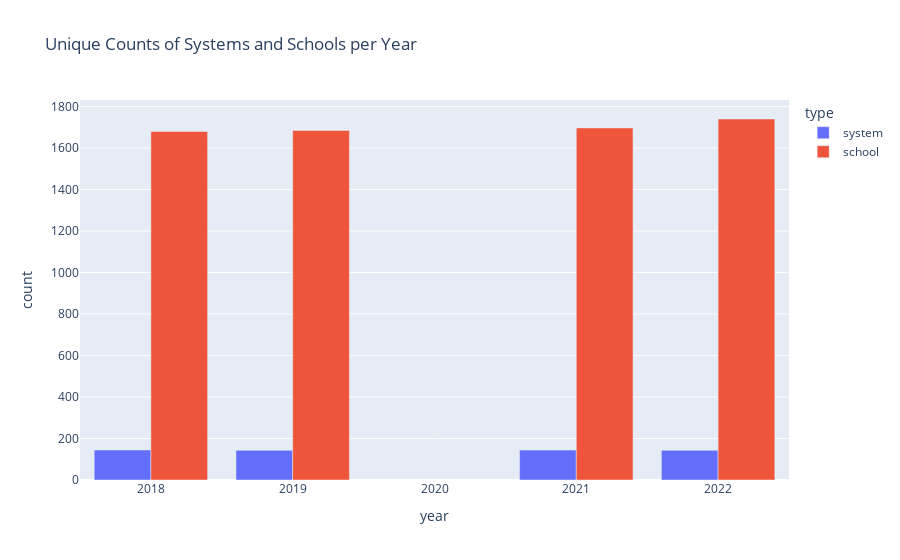

Source (notebook cell):
### Markdown cell above
### State-Wide District and School Counts

### Code cell
# Calculate the number of unique systems and schools in each year
unique_counts = assessments.groupby('year').agg({'system': pd.Series.nunique, 'school': pd.Series.nunique}).reset_index()

# Melt the DataFrame to get it in the right format for plotting
melted_counts = unique_counts.melt(id_vars='year', var_name='type', value_name='count')

# Create a bar chart with Plotly
fig = px.bar(melted_counts, x='year', y='count', color='type', barmode='group', title='Unique Counts of Systems and Schools per Year')

# Show the chart
fig.show()

### Figure 1 — Plotly figure (JSON) as saved in the notebook; plotly's stock layout.template omitted (floating-point values rounded to 4 significant figures)
{"data": [{"alignmentgroup": "True", "hovertemplate": "type=system<br>year=%{x}<br>count=%{y}<extra></extra>", "legendgroup": "system", "marker": {"color": "#636efa", "pattern": {"shape": ""}}, "name": "system", "offsetgroup": "system", "orientation": "v", "showlegend": true, "textposition": "auto", "type": "bar", "x": [2018, 2019, 2021, 2022], "xaxis": "x", "y": [145, 143, 144, 143], "yaxis": "y"}, {"alignmentgroup": "True", "hovertemplate": "type=school<br>year=%{x}<br>count=%{y}<extra></extra>", "legendgroup": "school", "marker": {"color": "#EF553B", "pattern": {"shape": ""}}, "name": "school", "offsetgroup": "school", "orientation": "v", "showlegend": true, "textposition": "auto", "type": "bar", "x": [2018, 2019, 2021, 2022], "xaxis": "x", "y": [1680, 1685, 1697, 1740], "yaxis": "y"}], "layout": {"autosize": true, "barmode": "group", "legend": {"title": {"text": "type"}, "tracegroupgap": 0}, "title": {"text": "Unique Counts of Systems and Schools per Year"}, "xaxis": {"anchor": "y", "autorange": true, "domain": [0, 1], "range": [2018.0, 2022.0], "title": {"text": "year"}, "type": "linear"}, "yaxis": {"anchor": "x", "autorange": true, "domain": [0, 1], "range": [0, 1832.0], "title": {"text": "count"}, "type": "linear"}}}
